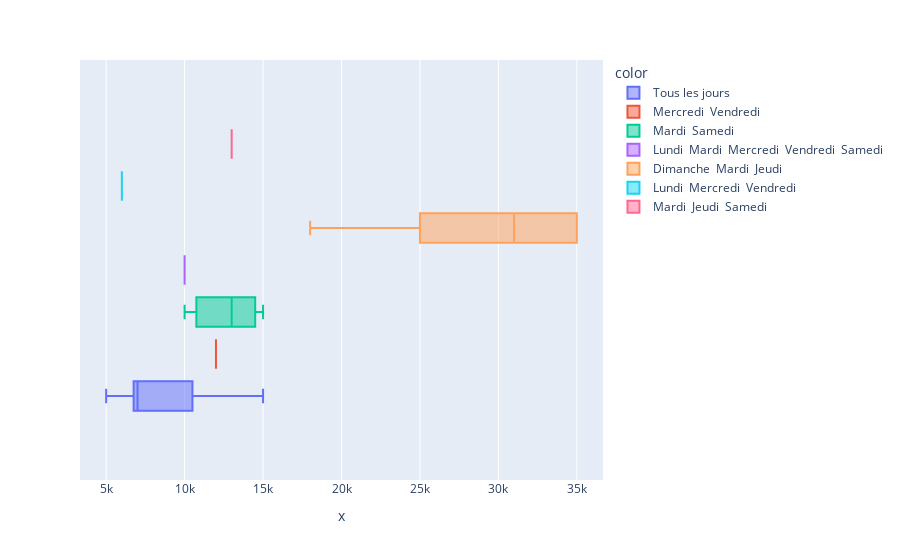

Notebook cell for this chart:
### Code cell
fig = px.box(dt, x=df['prix_adulte'].astype('int'), color=df["jour_voyage"])
fig

### Figure 1 — Plotly figure (JSON) as saved in the notebook; plotly's stock layout.template omitted (floating-point values rounded to 4 significant figures)
{"data": [{"alignmentgroup": "True", "hovertemplate": "color=Tous les jours<br>x=%{x}<extra></extra>", "legendgroup": "Tous les jours", "marker": {"color": "#636efa"}, "name": "Tous les jours", "notched": false, "offsetgroup": "Tous les jours", "orientation": "h", "showlegend": true, "type": "box", "x": [15000, 15000, 8000, 7000, 6000, 5000, 7000, 9000, 10000, 5000, 6000, 5000, 12000, 7000, 12000, 13000, 7000, 9000, 10000, 7000, 7000], "x0": " ", "xaxis": "x", "y0": " ", "yaxis": "y"}, {"alignmentgroup": "True", "hovertemplate": "color=Mercredi  Vendredi<br>x=%{x}<extra></extra>", "legendgroup": "Mercredi  Vendredi", "marker": {"color": "#EF553B"}, "name": "Mercredi  Vendredi", "notched": false, "offsetgroup": "Mercredi  Vendredi", "orientation": "h", "showlegend": true, "type": "box", "x": [12000], "x0": " ", "xaxis": "x", "y0": " ", "yaxis": "y"}, {"alignmentgroup": "True", "hovertemplate": "color=Mardi  Samedi<br>x=%{x}<extra></extra>", "legendgroup": "Mardi  Samedi", "marker": {"color": "#00cc96"}, "name": "Mardi  Samedi", "notched": false, "offsetgroup": "Mardi  Samedi", "orientation": "h", "showlegend": true, "type": "box", "x": [15000, 10000, 13000], "x0": " ", "xaxis": "x", "y0": " ", "yaxis": "y"}, {"alignmentgroup": "True", "hovertemplate": "color=Lundi  Mardi  Mercredi  Vendredi  Samedi<br>x=%{x}<extra></extra>", "legendgroup": "Lundi  Mardi  Mercredi  Vendredi  Samedi", "marker": {"color": "#ab63fa"}, "name": "Lundi  Mardi  Mercredi  Vendredi  Samedi", "notched": false, "offsetgroup": "Lundi  Mardi  Mercredi  Vendredi  Samedi", "orientation": "h", "showlegend": true, "type": "box", "x": [10000], "x0": " ", "xaxis": "x", "y0": " ", "yaxis": "y"}, {"alignmentgroup": "True", "hovertemplate": "color=Dimanche  Mardi  Jeudi<br>x=%{x}<extra></extra>", "legendgroup": "Dimanche  Mardi  Jeudi", "marker": {"color": "#FFA15A"}, "name": "Dimanche  Mardi  Jeudi", "notched": false, "offsetgroup": "Dimanche  Mardi  Jeudi", "orientation": "h", "showlegend": true, "type": "box", "x": [18000, 32000, 25000, 30000, 35000, 35000], "x0": " ", "xaxis": "x", "y0": " ", "yaxis": "y"}, {"alignmentgroup": "True", "hovertemplate": "color=Lundi  Mercredi  Vendredi<br>x=%{x}<extra></extra>", "legendgroup": "Lundi  Mercredi  Vendredi", "marker": {"color": "#19d3f3"}, "name": "Lundi  Mercredi  Vendredi", "notched": false, "offsetgroup": "Lundi  Mercredi  Vendredi", "orientation": "h", "showlegend": true, "type": "box", "x": [6000], "x0": " ", "xaxis": "x", "y0": " ", "yaxis": "y"}, {"alignmentgroup": "True", "hovertemplate": "color=Mardi  Jeudi  Samedi<br>x=%{x}<extra></extra>", "legendgroup": "Mardi  Jeudi  Samedi", "marker": {"color": "#FF6692"}, "name": "Mardi  Jeudi  Samedi", "notched": false, "offsetgroup": "Mardi  Jeudi  Samedi", "orientation": "h", "showlegend": true, "type": "box", "x": [13000], "x0": " ", "xaxis": "x", "y0": " ", "yaxis": "y"}], "layout": {"autosize": true, "boxmode": "group", "legend": {"title": {"text": "color"}, "tracegroupgap": 0}, "margin": {"t": 60}, "xaxis": {"anchor": "y", "autorange": true, "domain": [0, 1], "range": [3333.0, 36670.0], "title": {"text": "x"}, "type": "linear"}, "yaxis": {"anchor": "x", "autorange": true, "domain": [0, 1], "range": [-0.5, 0.5], "type": "category"}}}
